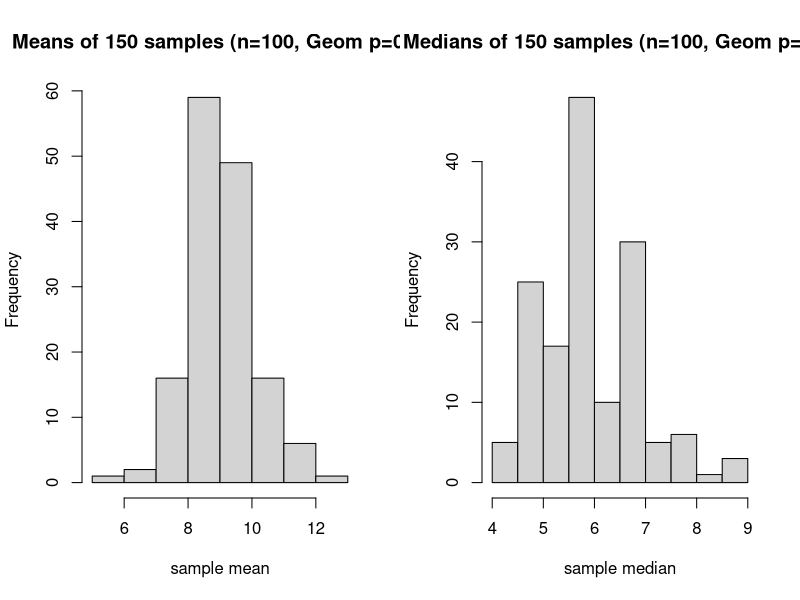
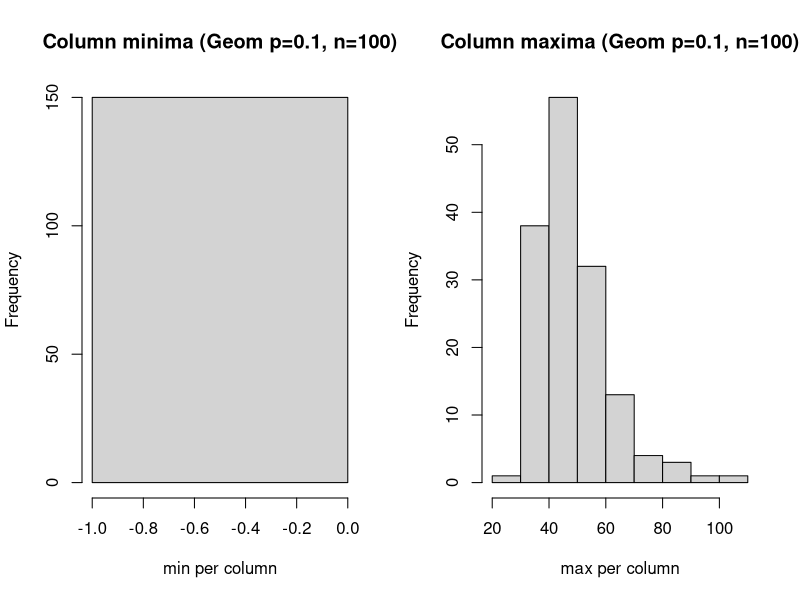
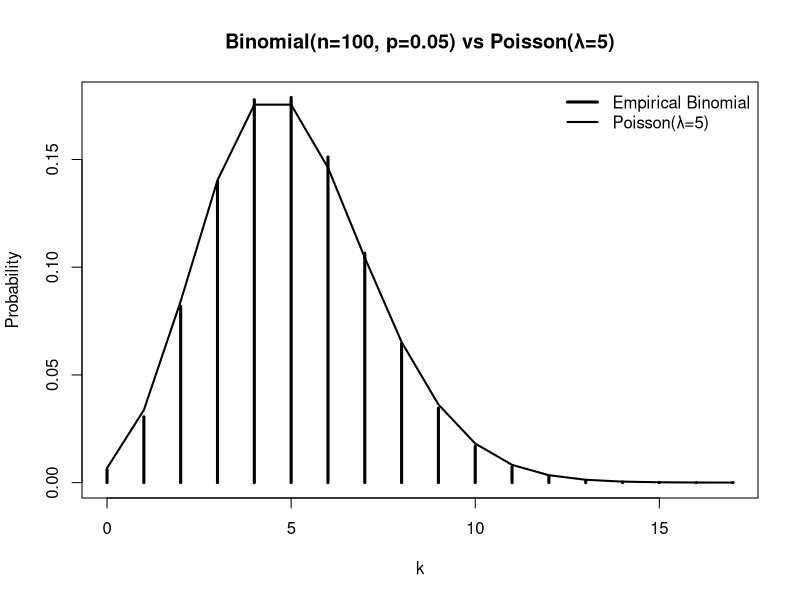

Here is the R script that generated these plots, in order:
# MATH163 – Week 05: Generating multiple samples (base R script)
# --------------------------------------------------------------
# This week we’ll:
#  • generate many random samples from a known distribution (Geometric),
#  • store them as columns of a matrix (so each column is one sample),
#  • compute column-wise summaries (means, medians, minima, maxima),
#  • and see how these summaries vary from sample to sample.
# We’ll also make a quick visual check of the approximation
#     Binomial(n, p) ≈ Poisson(λ = n p)
# for small p.
#
# No external data or packages needed this week.
# Use this file as your “lab book”: read the comments, run the blocks,
# and annotate with your own notes as you go.

set.seed(163)

#### INTRODUCTION ####
# In all tasks below, one COLUMN = one sample. For example, a 100×150 matrix
# holds 150 separate samples of size 100 each.

#### WORKED EXAMPLE (WITH ANSWERS INLINE) ####

# 1) Build the same 100×150 dataset three ways (Geometric with p = 0.1)
#    rgeom(n, p) returns the number of failures before first success (0,1,2,...).

# Method A: generate one long vector then reshape it into 100 rows × 150 cols
m1 <- rgeom(100 * 150, prob = 0.1)  # 15,000 numbers
dim(m1) <- c(100, 150)

# Method B: pre-allocate a matrix and fill it row-by-row in a loop
m2 <- matrix(NA_integer_, nrow = 100, ncol = 150)
for (i in 1:100) {
  # each iteration fills the i-th row with 150 geometric draws
  m2[i, ] <- rgeom(150, prob = 0.1)
}

# Method C: replicate(): make 150 columns; each column is length-100 geom draws
m3 <- replicate(150, rgeom(100, prob = 0.1))  # 100×150

# 2) Compare distributions of sample MEANS and MEDIANS across columns
#    colMeans() is a fast column-mean; apply(..., 2, fun) works for general fun.

means_m1   <- colMeans(m1)
medians_m1 <- apply(m1, 2, median)

op <- par(mfrow = c(1, 2))  # 1 row, 2 panels (remember to restore later)
hist(means_m1,
     main = "Means of 150 samples (n=100, Geom p=0.1)",
     xlab = "sample mean")
hist(medians_m1,
     main = "Medians of 150 samples (n=100, Geom p=0.1)",
     xlab = "sample median")
par(op)

# Notes:
#  • Means often look more bell-shaped (CLT effect).
#  • Medians show discreteness/skew more strongly for right-skewed distributions.

# 3) Extremes: minima and maxima across samples (intuition check)
#    With geometric draws, many columns will include 0; maxima have long right tails.

mins_m1 <- apply(m1,  2, min)
maxs_m1 <- apply(m1,  2, max)

op <- par(mfrow = c(1, 2))
hist(mins_m1, main = "Column minima (Geom p=0.1, n=100)", xlab = "min per column")
hist(maxs_m1, main = "Column maxima (Geom p=0.1, n=100)", xlab = "max per column")
par(op)

# 4) Mini demo: Binomial → Poisson overlay (one case)
#    We simulate many Binomial(n=100, p=0.05) draws, estimate its PMF by frequency,
#    and overlay Poisson(λ = n p = 5) at the same support.

n   <- 100
p   <- 0.05
lam <- n * p

B   <- rbinom(2e5, size = n, prob = p)   # many draws → smooth empirical PMF
tab <- table(B)
k   <- as.integer(names(tab))            # support values with at least one count
emp <- as.numeric(tab) / sum(tab)        # empirical probability mass at each k

pois_pmf <- dpois(k, lambda = lam)

plot(k, emp, type = "h", lwd = 3,
     main = "Binomial(n=100, p=0.05) vs Poisson(λ=5)",
     xlab = "k", ylab = "Probability")
lines(k, pois_pmf, lwd = 2)
legend("topright",
       legend = c("Empirical Binomial", "Poisson(λ=5)"),
       lwd = c(3, 2), bty = "n")

#### TRY IT YOURSELF (NO ANSWERS BELOW THIS LINE) ####
# [5-TY-1] Build a 50×300 matrix of Geom(p = 0.2) using replicate().
#          Make side-by-side histograms of column MEANS and MEDIANS; comment.

# [5-TY-2] Using m1 (the 100×150, p=0.1 case), draw histograms of column MINIMA
#          and column MAXIMA. Explain the shape of each, in terms of geometric
#          right-skew and sample size per column.

# [5-TY-3] For n = 100, repeat the Binomial→Poisson visual check for
#          p in {0.01, 0.05, 0.1}. For each p:
#            (a) generate many Binomial draws,
#            (b) compute the empirical PMF (table / total),
#            (c) overlay Poisson(λ = n p).
#          A visual assessment is fine — note when/why the approximation looks best.
